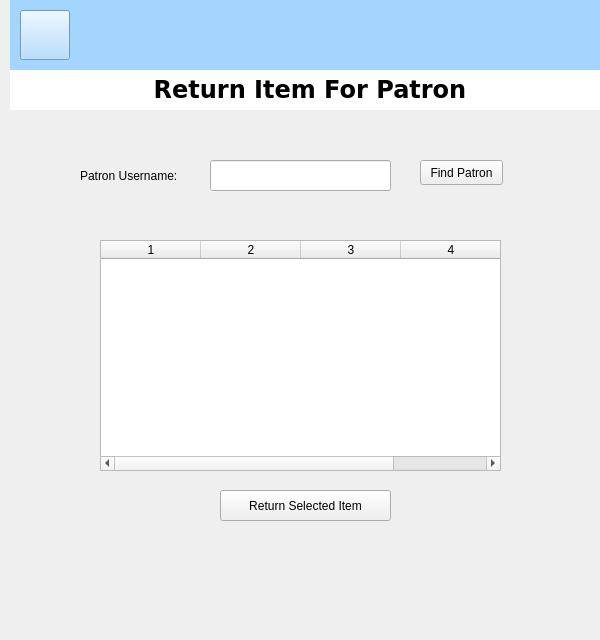
<?xml version="1.0" encoding="UTF-8"?>
<ui version="4.0">
 <class>librarianWindow</class>
 <widget class="QWidget" name="librarianWindow">
  <property name="geometry">
   <rect>
    <x>0</x>
    <y>0</y>
    <width>600</width>
    <height>640</height>
   </rect>
  </property>
  <property name="windowTitle">
   <string>hinlibs [librarian]</string>
  </property>
  <widget class="QStackedWidget" name="stackedWidget">
   <property name="geometry">
    <rect>
     <x>10</x>
     <y>0</y>
     <width>600</width>
     <height>640</height>
    </rect>
   </property>
   <property name="currentIndex">
    <number>3</number>
   </property>
   <widget class="QWidget" name="profile_librarian">
    <widget class="QWidget" name="header" native="true">
     <property name="geometry">
      <rect>
       <x>0</x>
       <y>10</y>
       <width>600</width>
       <height>80</height>
      </rect>
     </property>
     <property name="styleSheet">
      <string notr="true">background-color: #A3D5FF</string>
     </property>
     <widget class="QToolButton" name="ProfileButtonInProfileLibrarian">
      <property name="geometry">
       <rect>
        <x>535</x>
        <y>15</y>
        <width>50</width>
        <height>50</height>
       </rect>
      </property>
      <property name="cursor">
       <cursorShape>PointingHandCursor</cursorShape>
      </property>
      <property name="toolTip">
       <string>Profile</string>
      </property>
      <property name="text">
       <string/>
      </property>
      <property name="icon">
       <iconset resource="resources.qrc">
        <normaloff>:/icons/avatar-icon.svg</normaloff>:/icons/avatar-icon.svg</iconset>
      </property>
      <property name="iconSize">
       <size>
        <width>32</width>
        <height>33</height>
       </size>
      </property>
      <property name="autoRaise">
       <bool>false</bool>
      </property>
     </widget>
    </widget>
    <widget class="QWidget" name="filterWidget_2" native="true">
     <property name="geometry">
      <rect>
       <x>0</x>
       <y>80</y>
       <width>600</width>
       <height>40</height>
      </rect>
     </property>
     <property name="styleSheet">
      <string notr="true">background-color: #EEE;</string>
     </property>
     <widget class="QPushButton" name="logOutButtonLibrarian">
      <property name="geometry">
       <rect>
        <x>515</x>
        <y>5</y>
        <width>70</width>
        <height>30</height>
       </rect>
      </property>
      <property name="cursor">
       <cursorShape>PointingHandCursor</cursorShape>
      </property>
      <property name="text">
       <string>Log out</string>
      </property>
     </widget>
    </widget>
    <widget class="QLabel" name="welcomeUserLabelLibrarian">
     <property name="geometry">
      <rect>
       <x>0</x>
       <y>120</y>
       <width>600</width>
       <height>40</height>
      </rect>
     </property>
     <property name="font">
      <font>
       <family>DejaVu Sans</family>
       <pointsize>20</pointsize>
       <weight>75</weight>
       <bold>true</bold>
      </font>
     </property>
     <property name="cursor">
      <cursorShape>ArrowCursor</cursorShape>
     </property>
     <property name="styleSheet">
      <string notr="true">background-color: #FFF</string>
     </property>
     <property name="text">
      <string>TextLabel</string>
     </property>
     <property name="alignment">
      <set>Qt::AlignCenter</set>
     </property>
    </widget>
    <widget class="QLabel" name="label">
     <property name="geometry">
      <rect>
       <x>160</x>
       <y>220</y>
       <width>291</width>
       <height>51</height>
      </rect>
     </property>
     <property name="text">
      <string>&lt;html&gt;&lt;head/&gt;&lt;body&gt;&lt;p align=&quot;center&quot;&gt;&lt;span style=&quot; font-size:18pt; font-weight:600;&quot;&gt;Librarian Dashboard&lt;/span&gt;&lt;/p&gt;&lt;/body&gt;&lt;/html&gt;</string>
     </property>
    </widget>
    <widget class="QPushButton" name="addItemButton">
     <property name="geometry">
      <rect>
       <x>60</x>
       <y>310</y>
       <width>171</width>
       <height>71</height>
      </rect>
     </property>
     <property name="text">
      <string>Add Item to Catalogue</string>
     </property>
    </widget>
    <widget class="QPushButton" name="removeItemButton">
     <property name="geometry">
      <rect>
       <x>350</x>
       <y>310</y>
       <width>221</width>
       <height>81</height>
      </rect>
     </property>
     <property name="text">
      <string>Remove Item From Catalogue</string>
     </property>
    </widget>
    <widget class="QPushButton" name="returnItemButton">
     <property name="geometry">
      <rect>
       <x>210</x>
       <y>460</y>
       <width>171</width>
       <height>71</height>
      </rect>
     </property>
     <property name="text">
      <string>Return Item for Patron</string>
     </property>
    </widget>
   </widget>
   <widget class="QWidget" name="pageAddItem">
    <widget class="QWidget" name="header_3" native="true">
     <property name="geometry">
      <rect>
       <x>0</x>
       <y>0</y>
       <width>600</width>
       <height>71</height>
      </rect>
     </property>
     <property name="styleSheet">
      <string notr="true">background-color: #A3D5FF</string>
     </property>
     <widget class="QToolButton" name="BackFromAddItem">
      <property name="geometry">
       <rect>
        <x>10</x>
        <y>10</y>
        <width>50</width>
        <height>50</height>
       </rect>
      </property>
      <property name="cursor">
       <cursorShape>PointingHandCursor</cursorShape>
      </property>
      <property name="toolTip">
       <string>Go back</string>
      </property>
      <property name="styleSheet">
       <string notr="true">color: #FFF;</string>
      </property>
      <property name="text">
       <string/>
      </property>
      <property name="icon">
       <iconset resource="resources.qrc">
        <normaloff>:/icons/back-icon.svg</normaloff>:/icons/back-icon.svg</iconset>
      </property>
      <property name="iconSize">
       <size>
        <width>32</width>
        <height>32</height>
       </size>
      </property>
      <property name="autoRaise">
       <bool>false</bool>
      </property>
     </widget>
    </widget>
    <widget class="QLabel" name="welcomeUserLabelLibrarian_3">
     <property name="geometry">
      <rect>
       <x>0</x>
       <y>70</y>
       <width>600</width>
       <height>40</height>
      </rect>
     </property>
     <property name="font">
      <font>
       <family>DejaVu Sans</family>
       <pointsize>20</pointsize>
       <weight>75</weight>
       <bold>true</bold>
      </font>
     </property>
     <property name="cursor">
      <cursorShape>ArrowCursor</cursorShape>
     </property>
     <property name="styleSheet">
      <string notr="true">background-color: #FFF</string>
     </property>
     <property name="text">
      <string>&lt;html&gt;&lt;head/&gt;&lt;body&gt;&lt;p align=&quot;center&quot;&gt;&lt;span style=&quot; font-size:18pt;&quot;&gt;Add Item To Catalogue&lt;/span&gt;&lt;/p&gt;&lt;/body&gt;&lt;/html&gt;</string>
     </property>
     <property name="alignment">
      <set>Qt::AlignCenter</set>
     </property>
    </widget>
    <widget class="QWidget" name="formLayoutWidget">
     <property name="geometry">
      <rect>
       <x>50</x>
       <y>190</y>
       <width>511</width>
       <height>251</height>
      </rect>
     </property>
     <layout class="QFormLayout" name="formLayout">
      <item row="0" column="0">
       <widget class="QLabel" name="titleLabel">
        <property name="text">
         <string>Title:</string>
        </property>
       </widget>
      </item>
      <item row="0" column="1">
       <widget class="QLineEdit" name="titleEdit">
        <property name="text">
         <string/>
        </property>
       </widget>
      </item>
      <item row="1" column="0">
       <widget class="QLabel" name="authorCreatorLabel">
        <property name="text">
         <string>Author / Creator :</string>
        </property>
       </widget>
      </item>
      <item row="1" column="1">
       <widget class="QLineEdit" name="authorEdit"/>
      </item>
      <item row="2" column="0">
       <widget class="QLabel" name="formatLabel">
        <property name="text">
         <string>Format:</string>
        </property>
       </widget>
      </item>
      <item row="2" column="1">
       <widget class="QComboBox" name="formatCombo">
        <item>
         <property name="text">
          <string>Book</string>
         </property>
        </item>
        <item>
         <property name="text">
          <string>Magazine</string>
         </property>
        </item>
        <item>
         <property name="text">
          <string>Movie</string>
         </property>
        </item>
        <item>
         <property name="text">
          <string>VideoGame</string>
         </property>
        </item>
       </widget>
      </item>
      <item row="3" column="0">
       <widget class="QLabel" name="publicationYearLabel">
        <property name="text">
         <string>Publication Year:</string>
        </property>
       </widget>
      </item>
      <item row="3" column="1">
       <widget class="QSpinBox" name="yearSpin">
        <property name="minimumSize">
         <size>
          <width>389</width>
          <height>0</height>
         </size>
        </property>
        <property name="maximum">
         <number>2100</number>
        </property>
       </widget>
      </item>
      <item row="4" column="0">
       <widget class="QLabel" name="genreLabel">
        <property name="text">
         <string>Genre:</string>
        </property>
       </widget>
      </item>
      <item row="4" column="1">
       <widget class="QLineEdit" name="genreEdit"/>
      </item>
      <item row="5" column="0">
       <widget class="QLabel" name="deweyDecimalLabel">
        <property name="text">
         <string>Dewey decimal:</string>
        </property>
       </widget>
      </item>
      <item row="5" column="1">
       <widget class="QLineEdit" name="deweyEdit"/>
      </item>
      <item row="6" column="0">
       <widget class="QLabel" name="ratingLabel">
        <property name="text">
         <string>Rating:</string>
        </property>
       </widget>
      </item>
      <item row="6" column="1">
       <widget class="QLineEdit" name="ratingEdit"/>
      </item>
      <item row="7" column="0">
       <widget class="QLabel" name="issueNumberLabel">
        <property name="text">
         <string>Issue number:</string>
        </property>
       </widget>
      </item>
      <item row="7" column="1">
       <widget class="QLineEdit" name="issueEdit"/>
      </item>
     </layout>
    </widget>
    <widget class="QPushButton" name="addItemConfirmButton">
     <property name="geometry">
      <rect>
       <x>260</x>
       <y>470</y>
       <width>83</width>
       <height>25</height>
      </rect>
     </property>
     <property name="text">
      <string>Add Item</string>
     </property>
    </widget>
   </widget>
   <widget class="QWidget" name="pageRemoveItem">
    <widget class="QWidget" name="header_4" native="true">
     <property name="geometry">
      <rect>
       <x>0</x>
       <y>0</y>
       <width>600</width>
       <height>71</height>
      </rect>
     </property>
     <property name="styleSheet">
      <string notr="true">background-color: #A3D5FF</string>
     </property>
     <widget class="QToolButton" name="BackFromRemoveItem">
      <property name="geometry">
       <rect>
        <x>10</x>
        <y>10</y>
        <width>50</width>
        <height>50</height>
       </rect>
      </property>
      <property name="cursor">
       <cursorShape>PointingHandCursor</cursorShape>
      </property>
      <property name="toolTip">
       <string>Go back</string>
      </property>
      <property name="styleSheet">
       <string notr="true">color: #FFF;</string>
      </property>
      <property name="text">
       <string/>
      </property>
      <property name="icon">
       <iconset resource="resources.qrc">
        <normaloff>:/icons/back-icon.svg</normaloff>:/icons/back-icon.svg</iconset>
      </property>
      <property name="iconSize">
       <size>
        <width>32</width>
        <height>32</height>
       </size>
      </property>
      <property name="autoRaise">
       <bool>false</bool>
      </property>
     </widget>
    </widget>
    <widget class="QLabel" name="welcomeUserLabelLibrarian_4">
     <property name="geometry">
      <rect>
       <x>0</x>
       <y>70</y>
       <width>600</width>
       <height>40</height>
      </rect>
     </property>
     <property name="font">
      <font>
       <family>DejaVu Sans</family>
       <pointsize>20</pointsize>
       <weight>75</weight>
       <bold>true</bold>
      </font>
     </property>
     <property name="cursor">
      <cursorShape>ArrowCursor</cursorShape>
     </property>
     <property name="styleSheet">
      <string notr="true">background-color: #FFF</string>
     </property>
     <property name="text">
      <string>&lt;html&gt;&lt;head/&gt;&lt;body&gt;&lt;p align=&quot;center&quot;&gt;&lt;span style=&quot; font-size:18pt;&quot;&gt;Remove Item From Catalogue&lt;/span&gt;&lt;/p&gt;&lt;/body&gt;&lt;/html&gt;</string>
     </property>
     <property name="alignment">
      <set>Qt::AlignCenter</set>
     </property>
    </widget>
    <widget class="QLineEdit" name="removeItemIdEdit">
     <property name="geometry">
      <rect>
       <x>200</x>
       <y>160</y>
       <width>201</width>
       <height>51</height>
      </rect>
     </property>
     <property name="text">
      <string/>
     </property>
     <property name="placeholderText">
      <string>Enter Item ID (e.g. I012)</string>
     </property>
    </widget>
    <widget class="QPushButton" name="removeItemConfirmButton">
     <property name="geometry">
      <rect>
       <x>240</x>
       <y>260</y>
       <width>111</width>
       <height>31</height>
      </rect>
     </property>
     <property name="text">
      <string>Remove Item</string>
     </property>
    </widget>
   </widget>
   <widget class="QWidget" name="pageReturnOnBehalf">
    <widget class="QWidget" name="header_5" native="true">
     <property name="geometry">
      <rect>
       <x>0</x>
       <y>0</y>
       <width>600</width>
       <height>71</height>
      </rect>
     </property>
     <property name="styleSheet">
      <string notr="true">background-color: #A3D5FF</string>
     </property>
     <widget class="QToolButton" name="BackFromReturnItem">
      <property name="geometry">
       <rect>
        <x>10</x>
        <y>10</y>
        <width>50</width>
        <height>50</height>
       </rect>
      </property>
      <property name="cursor">
       <cursorShape>PointingHandCursor</cursorShape>
      </property>
      <property name="toolTip">
       <string>Go back</string>
      </property>
      <property name="styleSheet">
       <string notr="true">color: #FFF;</string>
      </property>
      <property name="text">
       <string/>
      </property>
      <property name="icon">
       <iconset resource="resources.qrc">
        <normaloff>:/icons/back-icon.svg</normaloff>:/icons/back-icon.svg</iconset>
      </property>
      <property name="iconSize">
       <size>
        <width>32</width>
        <height>32</height>
       </size>
      </property>
      <property name="autoRaise">
       <bool>false</bool>
      </property>
     </widget>
    </widget>
    <widget class="QLabel" name="welcomeUserLabelLibrarian_5">
     <property name="geometry">
      <rect>
       <x>0</x>
       <y>70</y>
       <width>600</width>
       <height>40</height>
      </rect>
     </property>
     <property name="font">
      <font>
       <family>DejaVu Sans</family>
       <pointsize>20</pointsize>
       <weight>75</weight>
       <bold>true</bold>
      </font>
     </property>
     <property name="cursor">
      <cursorShape>ArrowCursor</cursorShape>
     </property>
     <property name="styleSheet">
      <string notr="true">background-color: #FFF</string>
     </property>
     <property name="text">
      <string>&lt;html&gt;&lt;head/&gt;&lt;body&gt;&lt;p align=&quot;center&quot;&gt;&lt;span style=&quot; font-size:18pt;&quot;&gt;Return Item For Patron&lt;/span&gt;&lt;/p&gt;&lt;/body&gt;&lt;/html&gt;</string>
     </property>
     <property name="alignment">
      <set>Qt::AlignCenter</set>
     </property>
    </widget>
    <widget class="QLabel" name="label_3">
     <property name="geometry">
      <rect>
       <x>70</x>
       <y>150</y>
       <width>131</width>
       <height>51</height>
      </rect>
     </property>
     <property name="text">
      <string>Patron Username:</string>
     </property>
    </widget>
    <widget class="QLineEdit" name="returnPatronUsernameEdit">
     <property name="geometry">
      <rect>
       <x>200</x>
       <y>160</y>
       <width>181</width>
       <height>31</height>
      </rect>
     </property>
    </widget>
    <widget class="QPushButton" name="findPatronButton">
     <property name="geometry">
      <rect>
       <x>410</x>
       <y>160</y>
       <width>83</width>
       <height>25</height>
      </rect>
     </property>
     <property name="text">
      <string>Find Patron</string>
     </property>
    </widget>
    <widget class="QLabel" name="returnPatronStatusLabel">
     <property name="geometry">
      <rect>
       <x>180</x>
       <y>210</y>
       <width>231</width>
       <height>31</height>
      </rect>
     </property>
     <property name="text">
      <string>&lt;html&gt;&lt;head/&gt;&lt;body&gt;&lt;p align=&quot;center&quot;&gt;&lt;br/&gt;&lt;/p&gt;&lt;/body&gt;&lt;/html&gt;</string>
     </property>
    </widget>
    <widget class="QTableWidget" name="returnLoansTable">
     <property name="geometry">
      <rect>
       <x>90</x>
       <y>240</y>
       <width>401</width>
       <height>231</height>
      </rect>
     </property>
     <property name="selectionMode">
      <enum>QAbstractItemView::SingleSelection</enum>
     </property>
     <property name="selectionBehavior">
      <enum>QAbstractItemView::SelectRows</enum>
     </property>
     <property name="columnCount">
      <number>4</number>
     </property>
     <column/>
     <column/>
     <column/>
     <column/>
    </widget>
    <widget class="QPushButton" name="returnSelectedItemButton">
     <property name="geometry">
      <rect>
       <x>210</x>
       <y>490</y>
       <width>171</width>
       <height>31</height>
      </rect>
     </property>
     <property name="text">
      <string>Return Selected Item</string>
     </property>
    </widget>
    <widget class="QLabel" name="returnItemResultLabel">
     <property name="geometry">
      <rect>
       <x>180</x>
       <y>540</y>
       <width>231</width>
       <height>51</height>
      </rect>
     </property>
     <property name="text">
      <string>&lt;html&gt;&lt;head/&gt;&lt;body&gt;&lt;p align=&quot;center&quot;&gt;&lt;br/&gt;&lt;/p&gt;&lt;/body&gt;&lt;/html&gt;</string>
     </property>
    </widget>
   </widget>
  </widget>
 </widget>
 <resources>
  <include location="resources.qrc"/>
 </resources>
 <connections/>
</ui>
